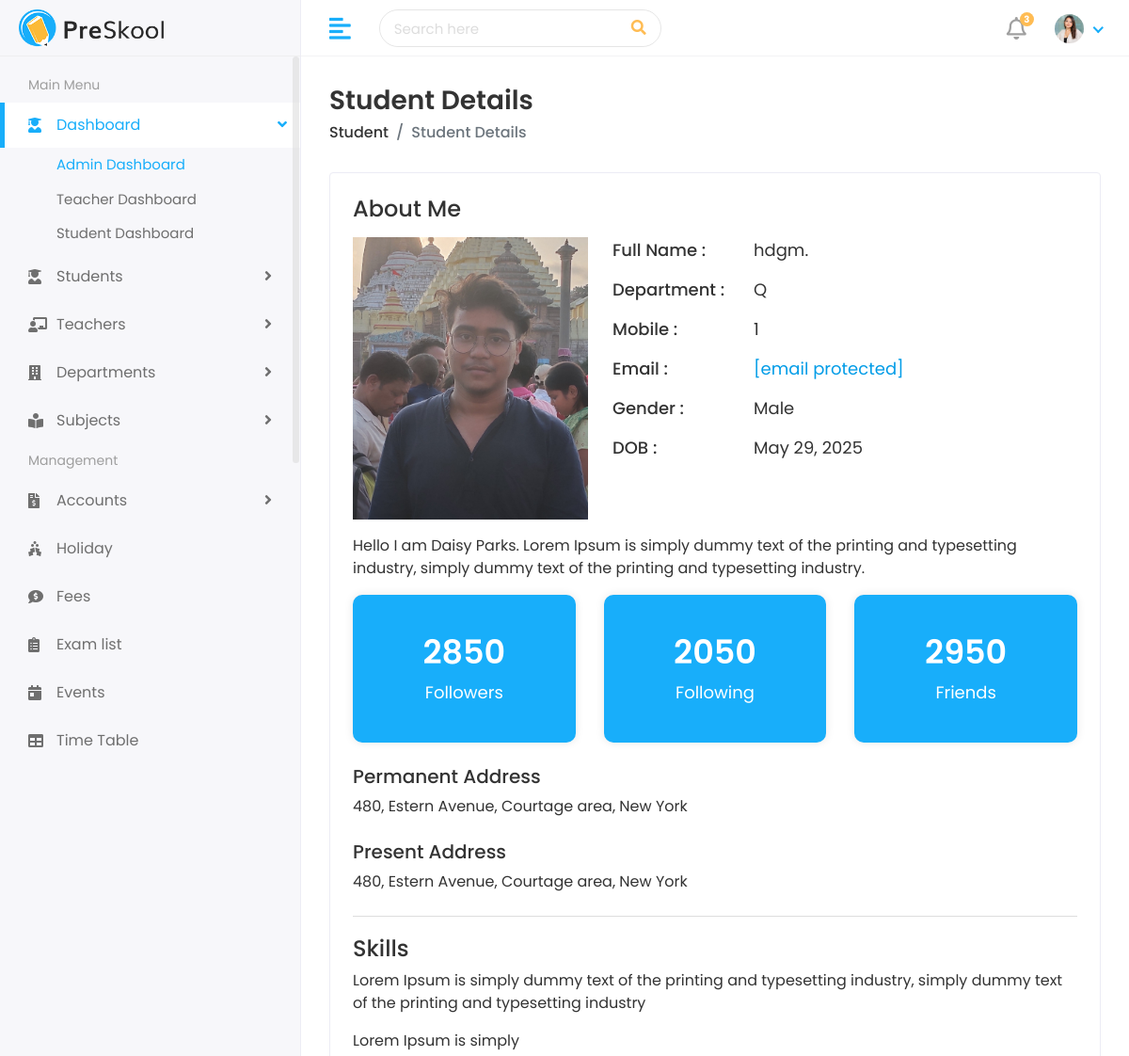
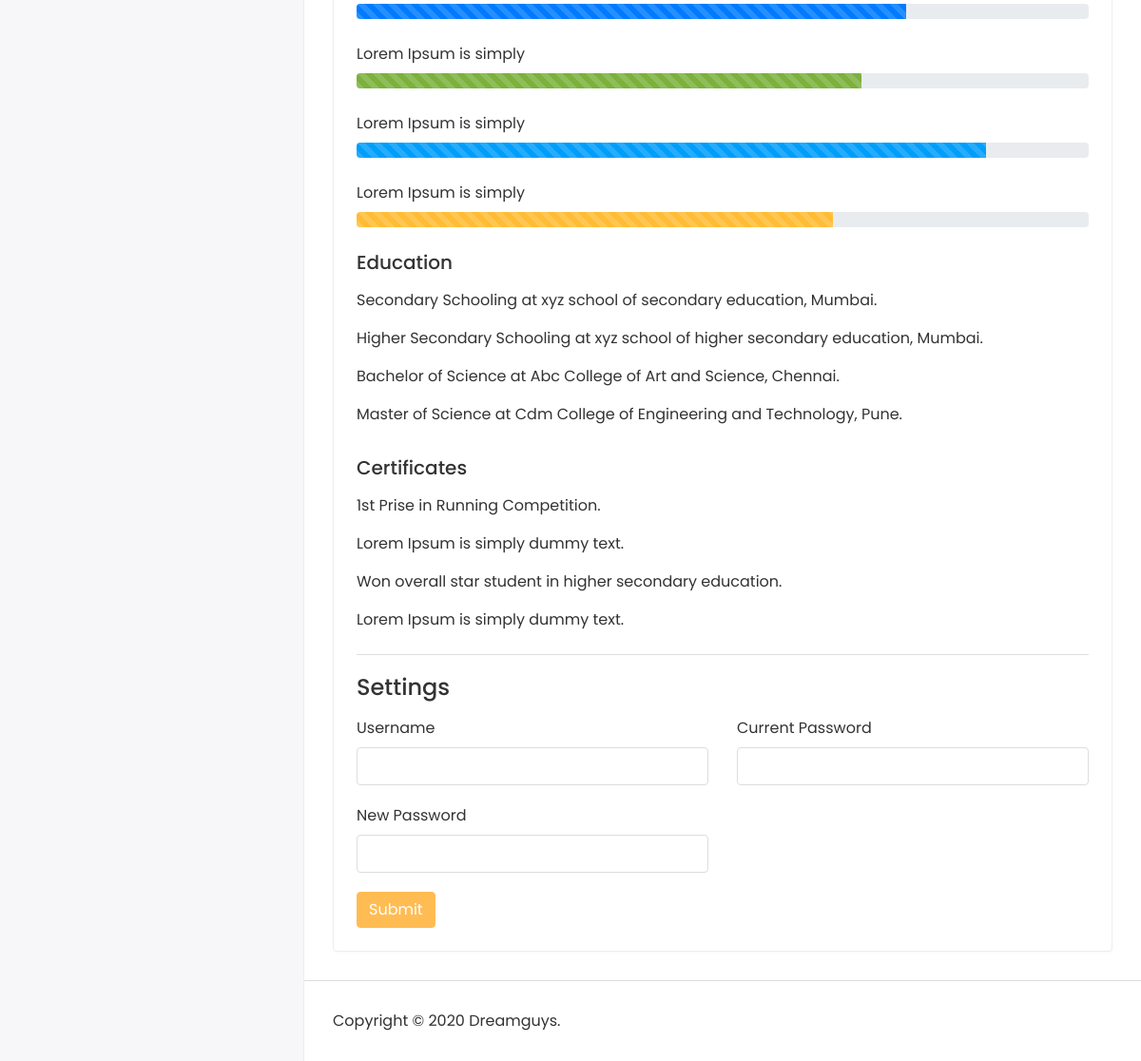
The page /student/students/faa on the database its author committed (2 pictures, top to bottom).
### student/models.py (models this page shows, shortened)
class Student(models.Model):
    first_name = models.CharField(max_length=100)
    last_name = models.CharField(max_length=100)
    student_id = models.CharField(max_length=100)
    gender = models.CharField(max_length=10, choices=[("Male", "Male"),("Female", "Female"),("others", "others")])
    date_of_birth = models.DateField()
    student_class = models.CharField(max_length=100)
    religion = models.CharField(max_length=20)
    joining_date = models.DateField()
    mobile_number = models.CharField(max_length=15)
    admission_number = models.CharField(max_length=15)
    section = models.CharField(max_length=15)
    student_image = models.ImageField(upload_to='student/', blank=True)
    parent = models.OneToOneField(Parent, on_delete=models.CASCADE)
    slug = models.SlugField(max_length=255, unique=True, blank=True)

### student/views.py (the view)
# urls.py: path("students/<str:slug>", views.view_student, name="view_student"),
def view_student(request, slug):
    student = get_object_or_404(Student, student_id = slug)
    context = {
        'student': student
    }
    return render(request, 'students/student-details.html', context)

### templates/students/student-details.html (shortened to what this page needs)
{% extends "Home/base.html" %}
{% load static %}
{% block body %}
<div class="page-wrapper">
<div class="content container-fluid">
<div class="page-header">
<div class="row">
<div class="col-sm-12">
<h3 class="page-title">Student Details</h3>
<ul class="breadcrumb">
<li class="breadcrumb-item"><a href="/student">Student</a></li>
<li class="breadcrumb-item active">Student Details</li>
</ul>
</div>
</div>
</div>
<div class="card">
<div class="card-body">
<div class="row">
<div class="col-md-12">
<div class="about-info">
<h4>About Me</h4>
<div class="media mt-3">
<img src="{{student.student_image.url}}" class="mr-3" alt="...">
<div class="media-body">
<ul>
<li>
<span class="title-span">Full Name : </span>
<span class="info-span">{{student.first_name}}</span>
</li>
<li>
<span class="title-span">Department : </span>
<span class="info-span">{{student.section}}</span>
</li>
<li>
<span class="title-span">Mobile : </span>
<span class="info-span">{{student.mobile_number}}</span>
</li>
<li>
<span class="title-span">Email : </span>
<span class="info-span"><a href="{{student.parent.father_email}}" class="__cf_email__" data-cfemail="7216131b010b32151f131b1e5c111d1f">[email&#160;protected]</a></span>
</li>
<li>
<span class="title-span">Gender : </span>
<span class="info-span">{{student.gender}}</span>
</li>
<li>
<span class="title-span">DOB : </span>
<span class="info-span">{{student.date_of_birth}}</span>
</li>
</ul>
</div>
</div>
<div class="row mt-3">
<div class="col-md-12">
<p>Hello I am Daisy Parks. Lorem Ipsum is simply dummy text of the printing and typesetting industry, simply dummy text of the printing and typesetting industry.</p>
</div>
</div>
<div class="row follow-sec">
<div class="col-md-4 mb-3">
<div class="blue-box">
<h3>2850</h3>
<p>Followers</p>
</div>
</div>
<div class="col-md-4 mb-3">
<div class="blue-box">
<h3>2050</h3>
<p>Following</p>
</div>
</div>
<div class="col-md-4 mb-3">
<div class="blue-box">
<h3>2950</h3>
<p>Friends</p>
</div>
</div>
</div>
<div class="row mt-2">
<div class="col-md-12">
<h5>Permanent Address</h5>
<p>480, Estern Avenue, Courtage area, New York</p>
</div>
</div>
<div class="row mt-2">
<div class="col-md-12">
<h5>Present Address</h5>
<p>480, Estern Avenue, Courtage area, New York</p>
</div>
</div>
</div>
</div>
</div>
<div class="row mt-2">
<div class="col-md-12">
<div class="skill-info">
<h4>Skills</h4>
<p>Lorem Ipsum is simply dummy text of the printing and typesetting industry, simply dummy text of the printing and typesetting industry</p>
<ul>
<li>
<label>Lorem Ipsum is simply</label>
<div class="progress">
<div class="progress-bar progress-bar-striped progress-bar-animated" role="progressbar" aria-valuenow="75" aria-valuemin="0" aria-valuemax="100" style="width: 75%"></div>
</div>
</li>
<li>
<label>Lorem Ipsum is simply</label>
<div class="progress">
<div class="progress-bar progress-bar-striped progress-bar-animated bg-success" role="progressbar" aria-valuenow="69" aria-valuemin="0" aria-valuemax="100" style="width: 69%"></div>
</div>
</li>
<li>
<label>Lorem Ipsum is simply</label>
<div class="progress">
<div class="progress-bar progress-bar-striped progress-bar-animated bg-info" role="progressbar" aria-valuenow="86" aria-valuemin="0" aria-valuemax="100" style="width: 86%"></div>
</div>
</li>
<li>
 <label>Lorem Ipsum is simply</label>
<div class="progress">
<div class="progress-bar progress-bar-striped progress-bar-animated bg-warning" role="progressbar" aria-valuenow="65" aria-valuemin="0" aria-valuemax="100" style="width: 65%"></div>
</div>
</li>
</ul>
<div class="row mt-3">
<div class="col-md-12">
<h5>Education</h5>
<p class="mt-3">Secondary Schooling at xyz school of secondary education, Mumbai.</p>
<p>Higher Secondary Schooling at xyz school of higher secondary education, Mumbai.</p>
<p>Bachelor of Science at Abc College of Art and Science, Chennai.</p>
<p>Master of Science at Cdm College of Engineering and Technology, Pune.</p>
</div>
</div>
<div class="row mt-3">
<div class="col-md-12">
<h5>Certificates</h5>
<p class="mt-3">1st Prise in Running Competition.</p>
<p>Lorem Ipsum is simply dummy text.</p>
<p>Won overall star student in higher secondary education.</p>
<p>Lorem Ipsum is simply dummy text.</p>
</div>
</div>
</div>
</div>
</div>
<div class="row mt-2">
<div class="col-md-12">
<div class="skill-info">
<h4>Settings</h4>
<form>
<div class="row mt-3">
<div class="col-12 col-sm-6">
<div class="form-group">
<label>Username</label>
<input type="text" class="form-control">
</div>
</div>
<div class="col-12 col-sm-6">
<div class="form-group">
<label>Current Password</label>
<input type="password" class="form-control">
</div>
</div>
<div class="col-12 col-sm-6">
<div class="form-group">
<label>New Password</label>
<input type="password" class="form-control">
</div>
</div>
<div class="col-12">
<button type="submit" class="btn btn-primary">Submit</button>
</div>
</div>
</form>
</div>
</div>
</div>
</div>
</div>
</div>
<footer>
<p>Copyright © 2020 Dreamguys.</p>
</footer>
</div>
</div>
</body>
</html>
{% endblock %}

### templates/Home/base.html (shortened to what this page needs)
{% load static %}
<!DOCTYPE html>
<html lang="en">
   <head>
      <link rel="stylesheet" href="{% static 'assets/plugins/bootstrap/css/bootstrap.min.css' %}">
      <link rel="stylesheet" href="{% static 'assets/plugins/fontawesome/css/fontawesome.min.css' %}">
      <link rel="stylesheet" href="{% static 'assets/plugins/fontawesome/css/all.min.css' %}">
      <link rel="stylesheet" href="{% static 'assets/css/style.css' %}">
   </head>
   <body>
      <div class="main-wrapper">
         <div class="header">
            <div class="header-left">
               <a href="index.html" class="logo">
               <img src="{% static 'assets/img/logo.png' %}" alt="Logo">
               </a>
            </div>
            <a href="javascript:void(0);" id="toggle_btn">
            <i class="fas fa-align-left"></i>
            </a>
            <div class="top-nav-search">
               <form>
                  <input type="text" class="form-control" placeholder="Search here">
                  <button class="btn" type="submit"><i class="fas fa-search"></i></button>
               </form>
            </div>
            <ul class="nav user-menu">
               <li class="nav-item dropdown noti-dropdown">
                  <a href="#" class="dropdown-toggle nav-link" data-toggle="dropdown">
                  <i class="far fa-bell"></i> <span class="badge badge-pill">3</span>
                  </a>
               </li>
               <li class="nav-item dropdown has-arrow">
                  <a href="#" class="dropdown-toggle nav-link" data-toggle="dropdown">
                  <span class="user-img"><img class="rounded-circle" src="{% static 'assets/img/profiles/avatar-01.jpg' %}" width="31" alt="Ryan Taylor"></span>
                  </a>
               </li>
            </ul>
         </div>
         <div class="sidebar" id="sidebar">
            <div class="sidebar-inner slimscroll">
               <div id="sidebar-menu" class="sidebar-menu">
                  <ul>
                     <li class="menu-title">
                        <span>Main Menu</span>
                     </li>
                     <li class="submenu active">
                        <a href="#"><i class="fas fa-user-graduate"></i> <span> Dashboard</span> <span class="menu-arrow"></span></a>
                        <ul>
                           <li><a href="index.html" class="active">Admin Dashboard</a></li>
                           <li><a href="teacher-dashboard.html">Teacher Dashboard</a></li>
                           <li><a href="student-dashboard.html">Student Dashboard</a></li>
                        </ul>
                     </li>
                     <li class="submenu">
                        <a href="#"><i class="fas fa-user-graduate"></i> <span> Students</span> <span class="menu-arrow"></span></a>
                     </li>
                     <li class="submenu">
                        <a href="#"><i class="fas fa-chalkboard-teacher"></i> <span> Teachers</span> <span class="menu-arrow"></span></a>
                     </li>
                     <li class="submenu">
                        <a href="#"><i class="fas fa-building"></i> <span> Departments</span> <span class="menu-arrow"></span></a>
                     </li>
                     <li class="submenu">
                        <a href="#"><i class="fas fa-book-reader"></i> <span> Subjects</span> <span class="menu-arrow"></span></a>
                     </li>
                     <li class="menu-title">
                        <span>Management</span>
                     </li>
                     <li class="submenu">
                        <a href="#"><i class="fas fa-file-invoice-dollar"></i> <span> Accounts</span> <span class="menu-arrow"></span></a>
                     </li>
                     <li>
                        <a href="holiday.html"><i class="fas fa-holly-berry"></i> <span>Holiday</span></a>
                     </li>
                     <li>
                        <a href="fees.html"><i class="fas fa-comment-dollar"></i> <span>Fees</span></a>
                     </li>
                     <li>
                        <a href="exam.html"><i class="fas fa-clipboard-list"></i> <span>Exam list</span></a>
                     </li>
                     <li>
                        <a href="event.html"><i class="fas fa-calendar-day"></i> <span>Events</span></a>
                     </li>
                     <li>
                        <a href="time-table.html"><i class="fas fa-table"></i> <span>Time Table</span></a>
                     </li>
                  </ul>
               </div>
            </div>
         </div>
         {% block body %}
         {% endblock %}

### rows shown on the page
Student: student_image (picture), first_name "hdgm.", section "Q", mobile_number "1", gender "Male", date_of_birth "May 29, 2025"
